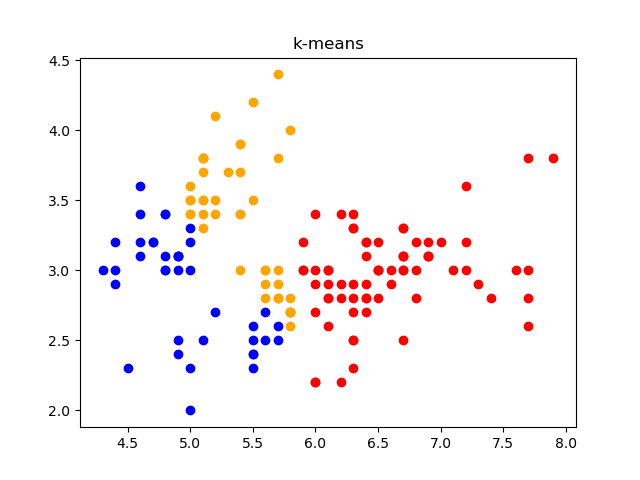

Write the Python code that produced this figure.
import numpy as np
import matplotlib.pyplot as plt
import random

# 处理数据集
data = open(r'D:\工作文件\2022下半年（研究生）工作文件\油气人工智能基础及应用\聚类算法\iris1.txt')
X, Y, true_labels, point = [], [], [], []

for line in data.readlines():
    X.append(float(line.strip().split(',')[0]))
    Y.append(float(line.strip().split(',')[1]))
    true_labels.append(float(line.strip().split(',')[4]))
for i in range(len(X)):
    point.append([])
    point[i].append(X[i])
    point[i].append(Y[i])


def distance(x1, x2, y1, y2):   # 计算欧式距离，由于需要更新迭代中心点，所以按照直接的欧式距离进行计算
    return np.sqrt((x1 - x2) ** 2 + (y1 - y2) ** 2)


D = []     # 样本集合
C = []     # 分类样本集合
for i in range(len(X)):
    D.append(i)

k = 3      # 聚类样本数
label = random.sample(D, k)     # 初始化k个均值向量点
means = []
for i in label:
    means.append(point[i])
temmeans = means[:]
for i in range(k):
    C.append([])

while True:
    for i in range(k):          # 初始化簇类
        C[i] = []
    for j in range(len(X)):     # 计算每个点与均值向量点的距离
        dis = []
        for i in range(k):
            dis.append(distance(means[i][0], X[j], means[i][1], Y[j]))
        mindis = dis.index(min(dis))
        C[mindis].append(j)
        # print(dis)
        # print(mindis)
    for q in range(k):
        sumX = 0
        sumY = 0
        for i in C[q]:
            sumX += X[i]
            sumY += Y[i]
        newX = sumX / len(C[q])
        newY = sumY / len(C[q])
        if newX != means[q][0] or newY != means[q][1]:
            means[q][0] = newX
            means[q][1] = newY
    if temmeans == means:
        break

print(C)

# 画图
color = ['red', 'blue', 'orange', 'black']
for i in range(len(C)):
    for j in C[i]:
        plt.scatter(X[j], Y[j], c=color[i])
plt.title('k-means')
plt.show()
